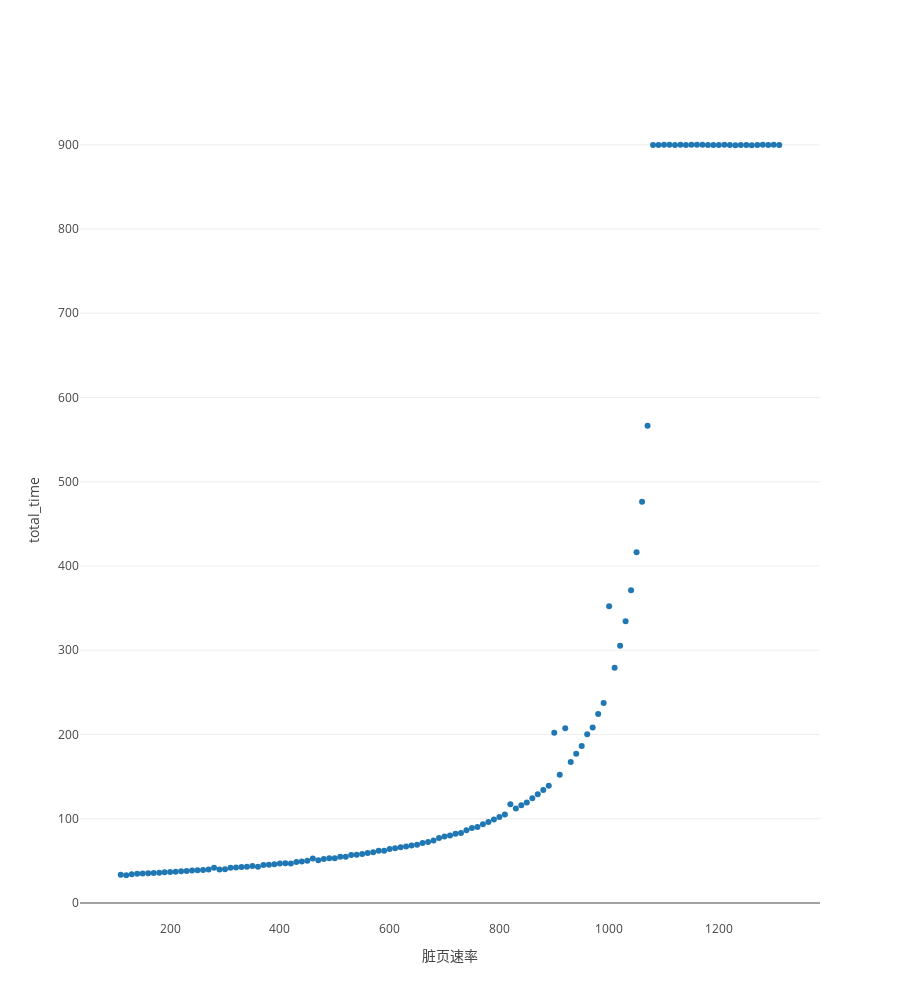

Notebook source saved alongside this figure:
### Markdown cell above
## 脏页速率 + 带宽

虚拟机规格:
* 16核，320G内存
* 带宽: 100G
* multifd-channel: 12
* dirty page产生方式: 使用 peterxu 的 mig_mon(mm_dirty), 启动10个线程，每个线程在30G内存
  区域中做访存

### Code cell
import plotly.graph_objs as go
import numpy as np
import pandas as pd
import re

import json
import os
from pathlib import Path
import re

class ProgressHistory:
    def __init__(self, json_file):
        self.json_file = json_file
        self.progress_history = self.load_json()

    def load_json(self):
        """从 JSON 文件加载数据"""
        with open(self.json_file, 'r') as file:
            return json.load(file)

    def extract_raminfo_one(self, entry_name):
        info_arr = []
        for entry in self.progress_history.get('progress_history', []):
            ram_info = entry.get('ram', {})
            ram_info_one = ram_info.get(entry_name)
            info_arr.append(ram_info_one)
        return info_arr

    def extract_info_one(self, entry_name):
        info_arr = []
        for entry in self.progress_history.get('progress_history', []):
            info = entry.get(entry_name, {})
            info_arr.append(info)
        return info_arr
    def get_total_time(self):
        info_time = self.extract_info_one('now')
        total_time = info_time[-1] - info_time[0]
        return total_time

class LogFileExplorer:
    def __init__(self, log_dir):
        self.log_dir = Path(log_dir)

    def get_total_time(self, file_path):
        progress = ProgressHistory(file_path)
        total_time = progress.get_total_time()

        return total_time
    def get_rate_from_file_name(self, filename):
        match = re.search(r'rate_(\d+)_mc_', filename)
        return match.group(1)

    def stat_total_time(self):
        stat = []
        for file in self.log_dir.rglob('*'):  # 使用 rglob('*') 遍历所有文件
            if file.is_file():  # 确保是文件
                filepath = os.path.join(self.log_dir, file.name)
                total_time = self.get_total_time(filepath)
                rate = self.get_rate_from_file_name(file.name)
                stat.append([rate, total_time])
        return stat

explore = LogFileExplorer('log_dir/320G_test1/guestperf_dir/')
stat = explore.stat_total_time()

sorted_array = sorted(stat, key=lambda x: (x[0], x[1]))

rate_list = [subarray[0] for subarray in sorted_array]
total_time = [subarray[1] for subarray in sorted_array]

info_stat = go.Scatter(
        x=rate_list,  
        y=total_time, 
        # 散点 + 线段绘图
        mode="markers",  
        name="rate total_time",
    )
fig = go.Figure(
            layout={
                "template": "xgridoff",
                "yaxis": {
                    # 旋转坐标字体
                    "tickangle": 0,
                    "autorange": True,
                    "tickformat": '.0f',
                    "title": "total_time",
                },
                "xaxis": {
                    # 旋转坐标字体
                    "tickangle": 0,
                    "autorange": True,
                    "tickformat": '.0f',
                    "title": "脏页速率",
                },
                "height": 1000,    
            }
        )
fig.add_trace(info_stat)
fig.show()

### Figure 1 — Plotly figure (JSON) as saved in the notebook; plotly's stock layout.template omitted (floating-point values rounded to 4 significant figures)
{"data": [{"mode": "markers", "name": "rate total_time", "type": "scatter", "x": ["1000", "1010", "1020", "1030", "1040", "1050", "1060", "1070", "1080", "1090", "110", "1100", "1110", "1120", "1130", "1140", "1150", "1160", "1170", "1180", "1190", "120", "1200", "1210", "1220", "1230", "1240", "1250", "1260", "1270", "1280", "1290", "130", "1300", "1310", "140", "150", "160", "170", "180", "190", "200", "210", "220", "230", "240", "250", "260", "270", "280", "290", "300", "310", "320", "330", "340", "350", "360", "370", "380", "390", "400", "410", "420", "430", "440", "450", "460", "470", "480", "490", "500", "510", "520", "530", "540", "550", "560", "570", "580", "590", "600", "610", "620", "630", "640", "650", "660", "670", "680", "690", "700", "710", "720", "730", "740", "750", "760", "770", "780", "790", "800", "810", "820", "830", "840", "850", "860", "870", "880", "890", "900", "910", "920", "930", "940", "950", "960", "970", "980", "990"], "y": [352.4, 279.3, 305.3, 334.3, 371.3, 416.4, 476.3, 566.4, 899.8, 899.7, 33.63, 899.9, 900.0, 899.8, 900.0, 899.8, 899.9, 900.0, 899.9, 899.9, 899.7, 32.94, 899.9, 899.9, 899.8, 899.6, 899.8, 899.6, 899.6, 899.8, 899.9, 899.9, 34.22, 899.9, 899.8, 34.68, 34.97, 35.25, 35.71, 36.03, 36.56, 36.82, 37.14, 37.74, 38.01, 38.58, 38.88, 39.23, 39.78, 41.96, 39.73, 40.13, 41.71, 42.09, 42.75, 43.13, 43.82, 43.16, 44.97, 45.28, 46.0, 46.81, 47.19, 46.97, 48.79, 49.25, 50.25, 52.79, 50.77, 52.2, 53.08, 52.99, 54.97, 54.85, 56.84, 57.29, 58.28, 59.36, 60.28, 61.88, 61.92, 64.06, 65.12, 66.22, 66.94, 68.13, 69.26, 71.08, 72.33, 74.2, 77.01, 79.02, 80.24, 82.23, 83.16, 86.27, 89.07, 90.16, 93.36, 96.2, 99.14, 102.1, 105.2, 117.1, 112.2, 116.2, 119.4, 124.3, 129.2, 134.2, 139.3, 202.2, 152.2, 207.4, 167.3, 177.3, 186.3, 200.3, 208.3, 224.3, 237.4]}], "layout": {"height": 1000, "xaxis": {"autorange": true, "tickangle": 0, "tickformat": ".0f", "title": {"text": "脏页速率"}}, "yaxis": {"autorange": true, "tickangle": 0, "tickformat": ".0f", "title": {"text": "total_time"}}}}
